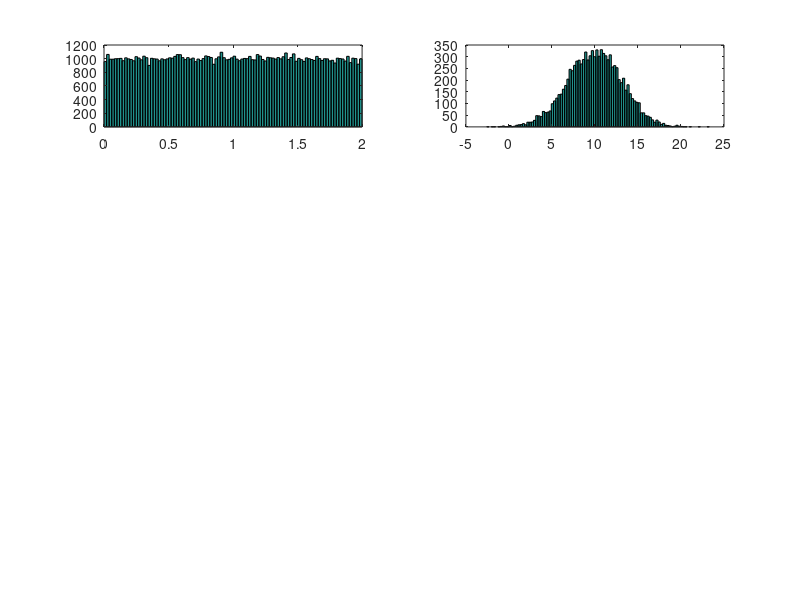

This chart was generated by the following MATLAB code: (Note: this script raises an error after producing the figure.)
clear; close all

%%1
n1 = [1:100000];
x1 = 2*rand(1,n1(end));

subplot(4,2,1); hist(x1,100);

%%2
n2 = [1:10000];
x2 = 10 + sqrt(10)*randn(1,length(n2));

subplot(4,2,2); hist(x2, 100);

%%3
[x3,n3] = sigshift(x1,n1,1);
[x3,n3] = sigadd(x1,n1,x3,n3);

subplot(4,2,3); hist(x3,100);

%%4
n4 = [-0.5:1/100000:0.5-1/100000];
x4 = zeros(1,length(n4));
for k = 1:4
  x4 = x4 + rand(1,length(x4)) - 0.5;
end

subplot(4,2,4); hist(x4,100);
